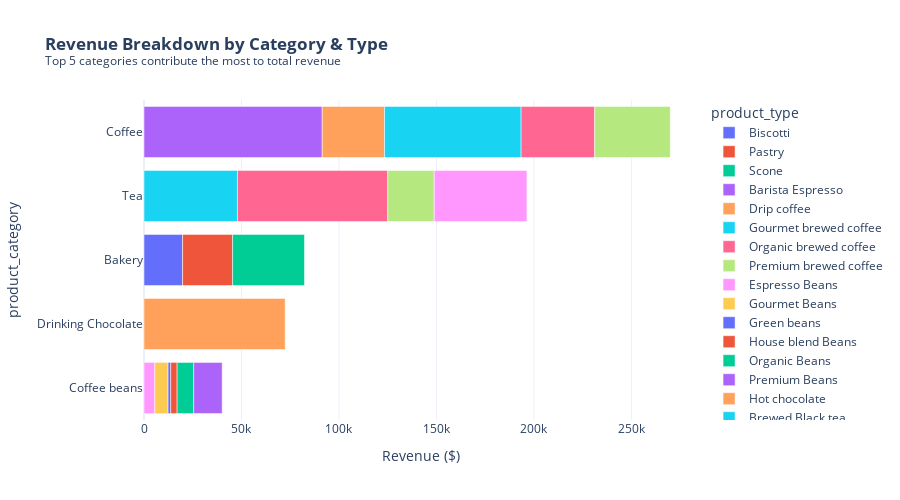

Notebook cell for this chart:
### Code cell
# [Cell: Category & Product Type Analysis]

# 1. Data Aggregation (Replaces previous manual groupby steps)
# We aggregate directly from the clean 'df' to get the necessary granularity.
plot_df = df.groupby(["product_category", "product_type"], as_index=False)[
    "sales"
].sum()

# 2. Metric Calculation
# Calculate total revenue once to use for shares.
total_revenue = plot_df["sales"].sum()

# Use 'transform' to add category-level totals directly to the dataframe.
# This eliminates the need for a separate 'cat_totals' dataframe and merging.
plot_df["category_total"] = plot_df.groupby("product_category")["sales"].transform(
    "sum"
)
plot_df["cat_share"] = plot_df["category_total"] / total_revenue
plot_df["type_share"] = plot_df["sales"] / total_revenue

# 3. Filter Top 5 Categories
# Logic: Find unique categories with the highest sales using the pre-calculated 'category_total'.
top_5_cats = (
    plot_df[["product_category", "category_total"]]
    .drop_duplicates()
    .nlargest(5, "category_total")
)
plot_df_filtered = plot_df[
    plot_df["product_category"].isin(top_5_cats["product_category"])
].copy()

# 4. Interactive Visualization
import plotly.express as px

fig = px.bar(
    plot_df_filtered,
    x="sales",
    y="product_category",
    color="product_type",
    orientation="h",
    title="<b>Revenue Breakdown by Category & Type</b><br><sup>Top 5 categories contribute the most to total revenue</sup>",
    hover_data={
        "product_category": False,
        "product_type": True,
        "sales": ":,.0f",
        "type_share": ":.2%",
        "cat_share": ":.1%",
    },
    labels={"sales": "Revenue ($)", "cat_share": "Category Share"},
)

fig.update_layout(
    yaxis={"categoryorder": "total ascending"}, template="plotly_white", height=500
)
fig.show()

### Figure 1 — Plotly figure (JSON) as saved in the notebook; plotly's stock layout.template omitted (floating-point values rounded to 4 significant figures)
{"data": [{"customdata": [["Biscotti", 0.02832, 0.1178]], "hovertemplate": "product_type=%{customdata[0]}<br>Revenue ($)=%{x:,.0f}<br>type_share=%{customdata[1]:.2%}<br>Category Share=%{customdata[2]:.1%}<extra></extra>", "legendgroup": "Biscotti", "marker": {"color": "#636efa", "pattern": {"shape": ""}}, "name": "Biscotti", "orientation": "h", "showlegend": true, "textposition": "auto", "type": "bar", "x": [19790.0], "xaxis": "x", "y": ["Bakery"], "yaxis": "y"}, {"customdata": [["Pastry", 0.03671, 0.1178]], "hovertemplate": "product_type=%{customdata[0]}<br>Revenue ($)=%{x:,.0f}<br>type_share=%{customdata[1]:.2%}<br>Category Share=%{customdata[2]:.1%}<extra></extra>", "legendgroup": "Pastry", "marker": {"color": "#EF553B", "pattern": {"shape": ""}}, "name": "Pastry", "orientation": "h", "showlegend": true, "textposition": "auto", "type": "bar", "x": [25660.0], "xaxis": "x", "y": ["Bakery"], "yaxis": "y"}, {"customdata": [["Scone", 0.05276, 0.1178]], "hovertemplate": "product_type=%{customdata[0]}<br>Revenue ($)=%{x:,.0f}<br>type_share=%{customdata[1]:.2%}<br>Category Share=%{customdata[2]:.1%}<extra></extra>", "legendgroup": "Scone", "marker": {"color": "#00cc96", "pattern": {"shape": ""}}, "name": "Scone", "orientation": "h", "showlegend": true, "textposition": "auto", "type": "bar", "x": [36870.0], "xaxis": "x", "y": ["Bakery"], "yaxis": "y"}, {"customdata": [["Barista Espresso", 0.1308, 0.3863]], "hovertemplate": "product_type=%{customdata[0]}<br>Revenue ($)=%{x:,.0f}<br>type_share=%{customdata[1]:.2%}<br>Category Share=%{customdata[2]:.1%}<extra></extra>", "legendgroup": "Barista Espresso", "marker": {"color": "#ab63fa", "pattern": {"shape": ""}}, "name": "Barista Espresso", "orientation": "h", "showlegend": true, "textposition": "auto", "type": "bar", "x": [91410.0], "xaxis": "x", "y": ["Coffee"], "yaxis": "y"}, {"customdata": [["Drip coffee", 0.04577, 0.3863]], "hovertemplate": "product_type=%{customdata[0]}<br>Revenue ($)=%{x:,.0f}<br>type_share=%{customdata[1]:.2%}<br>Category Share=%{customdata[2]:.1%}<extra></extra>", "legendgroup": "Drip coffee", "marker": {"color": "#FFA15A", "pattern": {"shape": ""}}, "name": "Drip coffee", "orientation": "h", "showlegend": true, "textposition": "auto", "type": "bar", "x": [31980.0], "xaxis": "x", "y": ["Coffee"], "yaxis": "y"}, {"customdata": [["Gourmet brewed coffee", 0.1002, 0.3863]], "hovertemplate": "product_type=%{customdata[0]}<br>Revenue ($)=%{x:,.0f}<br>type_share=%{customdata[1]:.2%}<br>Category Share=%{customdata[2]:.1%}<extra></extra>", "legendgroup": "Gourmet brewed coffee", "marker": {"color": "#19d3f3", "pattern": {"shape": ""}}, "name": "Gourmet brewed coffee", "orientation": "h", "showlegend": true, "textposition": "auto", "type": "bar", "x": [70030.0], "xaxis": "x", "y": ["Coffee"], "yaxis": "y"}, {"customdata": [["Organic brewed coffee", 0.05402, 0.3863]], "hovertemplate": "product_type=%{customdata[0]}<br>Revenue ($)=%{x:,.0f}<br>type_share=%{customdata[1]:.2%}<br>Category Share=%{customdata[2]:.1%}<extra></extra>", "legendgroup": "Organic brewed coffee", "marker": {"color": "#FF6692", "pattern": {"shape": ""}}, "name": "Organic brewed coffee", "orientation": "h", "showlegend": true, "textposition": "auto", "type": "bar", "x": [37750.0], "xaxis": "x", "y": ["Coffee"], "yaxis": "y"}, {"customdata": [["Premium brewed coffee", 0.0555, 0.3863]], "hovertemplate": "product_type=%{customdata[0]}<br>Revenue ($)=%{x:,.0f}<br>type_share=%{customdata[1]:.2%}<br>Category Share=%{customdata[2]:.1%}<extra></extra>", "legendgroup": "Premium brewed coffee", "marker": {"color": "#B6E880", "pattern": {"shape": ""}}, "name": "Premium brewed coffee", "orientation": "h", "showlegend": true, "textposition": "auto", "type": "bar", "x": [38780.0], "xaxis": "x", "y": ["Coffee"], "yaxis": "y"}, {"customdata": [["Espresso Beans", 0.007957, 0.05736]], "hovertemplate": "product_type=%{customdata[0]}<br>Revenue ($)=%{x:,.0f}<br>type_share=%{customdata[1]:.2%}<br>Category Share=%{customdata[2]:.1%}<extra></extra>", "legendgroup": "Espresso Beans", "marker": {"color": "#FF97FF", "pattern": {"shape": ""}}, "name": "Espresso Beans", "orientation": "h", "showlegend": true, "textposition": "auto", "type": "bar", "x": [5560.0], "xaxis": "x", "y": ["Coffee beans"], "yaxis": "y"}, {"customdata": [["Gourmet Beans", 0.009728, 0.05736]], "hovertemplate": "product_type=%{customdata[0]}<br>Revenue ($)=%{x:,.0f}<br>type_share=%{customdata[1]:.2%}<br>Category Share=%{customdata[2]:.1%}<extra></extra>", "legendgroup": "Gourmet Beans", "marker": {"color": "#FECB52", "pattern": {"shape": ""}}, "name": "Gourmet Beans", "orientation": "h", "showlegend": true, "textposition": "auto", "type": "bar", "x": [6798.0], "xaxis": "x", "y": ["Coffee beans"], "yaxis": "y"}, {"customdata": [["Green beans", 0.001918, 0.05736]], "hovertemplate": "product_type=%{customdata[0]}<br>Revenue ($)=%{x:,.0f}<br>type_share=%{customdata[1]:.2%}<br>Category Share=%{customdata[2]:.1%}<extra></extra>", "legendgroup": "Green beans", "marker": {"color": "#636efa", "pattern": {"shape": ""}}, "name": "Green beans", "orientation": "h", "showlegend": true, "textposition": "auto", "type": "bar", "x": [1340.0], "xaxis": "x", "y": ["Coffee beans"], "yaxis": "y"}, {"customdata": [["House blend Beans", 0.004714, 0.05736]], "hovertemplate": "product_type=%{customdata[0]}<br>Revenue ($)=%{x:,.0f}<br>type_share=%{customdata[1]:.2%}<br>Category Share=%{customdata[2]:.1%}<extra></extra>", "legendgroup": "House blend Beans", "marker": {"color": "#EF553B", "pattern": {"shape": ""}}, "name": "House blend Beans", "orientation": "h", "showlegend": true, "textposition": "auto", "type": "bar", "x": [3294.0], "xaxis": "x", "y": ["Coffee beans"], "yaxis": "y"}, {"customdata": [["Organic Beans", 0.01218, 0.05736]], "hovertemplate": "product_type=%{customdata[0]}<br>Revenue ($)=%{x:,.0f}<br>type_share=%{customdata[1]:.2%}<br>Category Share=%{customdata[2]:.1%}<extra></extra>", "legendgroup": "Organic Beans", "marker": {"color": "#00cc96", "pattern": {"shape": ""}}, "name": "Organic Beans", "orientation": "h", "showlegend": true, "textposition": "auto", "type": "bar", "x": [8510.0], "xaxis": "x", "y": ["Coffee beans"], "yaxis": "y"}, {"customdata": [["Premium Beans", 0.02087, 0.05736]], "hovertemplate": "product_type=%{customdata[0]}<br>Revenue ($)=%{x:,.0f}<br>type_share=%{customdata[1]:.2%}<br>Category Share=%{customdata[2]:.1%}<extra></extra>", "legendgroup": "Premium Beans", "marker": {"color": "#ab63fa", "pattern": {"shape": ""}}, "name": "Premium Beans", "orientation": "h", "showlegend": true, "textposition": "auto", "type": "bar", "x": [14580.0], "xaxis": "x", "y": ["Coffee beans"], "yaxis": "y"}, {"customdata": [["Hot chocolate", 0.1036, 0.1036]], "hovertemplate": "product_type=%{customdata[0]}<br>Revenue ($)=%{x:,.0f}<br>type_share=%{customdata[1]:.2%}<br>Category Share=%{customdata[2]:.1%}<extra></extra>", "legendgroup": "Hot chocolate", "marker": {"color": "#FFA15A", "pattern": {"shape": ""}}, "name": "Hot chocolate", "orientation": "h", "showlegend": true, "textposition": "auto", "type": "bar", "x": [72420.0], "xaxis": "x", "y": ["Drinking Chocolate"], "yaxis": "y"}, {"customdata": [["Brewed Black tea", 0.06859, 0.2811]], "hovertemplate": "product_type=%{customdata[0]}<br>Revenue ($)=%{x:,.0f}<br>type_share=%{customdata[1]:.2%}<br>Category Share=%{customdata[2]:.1%}<extra></extra>", "legendgroup": "Brewed Black tea", "marker": {"color": "#19d3f3", "pattern": {"shape": ""}}, "name": "Brewed Black tea", "orientation": "h", "showlegend": true, "textposition": "auto", "type": "bar", "x": [47930.0], "xaxis": "x", "y": ["Tea"], "yaxis": "y"}, {"customdata": [["Brewed Chai tea", 0.1103, 0.2811]], "hovertemplate": "product_type=%{customdata[0]}<br>Revenue ($)=%{x:,.0f}<br>type_share=%{customdata[1]:.2%}<br>Category Share=%{customdata[2]:.1%}<extra></extra>", "legendgroup": "Brewed Chai tea", "marker": {"color": "#FF6692", "pattern": {"shape": ""}}, "name": "Brewed Chai tea", "orientation": "h", "showlegend": true, "textposition": "auto", "type": "bar", "x": [77080.0], "xaxis": "x", "y": ["Tea"], "yaxis": "y"}, {"customdata": [["Brewed Green tea", 0.03413, 0.2811]], "hovertemplate": "product_type=%{customdata[0]}<br>Revenue ($)=%{x:,.0f}<br>type_share=%{customdata[1]:.2%}<br>Category Share=%{customdata[2]:.1%}<extra></extra>", "legendgroup": "Brewed Green tea", "marker": {"color": "#B6E880", "pattern": {"shape": ""}}, "name": "Brewed Green tea", "orientation": "h", "showlegend": true, "textposition": "auto", "type": "bar", "x": [23850.0], "xaxis": "x", "y": ["Tea"], "yaxis": "y"}, {"customdata": [["Brewed herbal tea", 0.06803, 0.2811]], "hovertemplate": "product_type=%{customdata[0]}<br>Revenue ($)=%{x:,.0f}<br>type_share=%{customdata[1]:.2%}<br>Category Share=%{customdata[2]:.1%}<extra></extra>", "legendgroup": "Brewed herbal tea", "marker": {"color": "#FF97FF", "pattern": {"shape": ""}}, "name": "Brewed herbal tea", "orientation": "h", "showlegend": true, "textposition": "auto", "type": "bar", "x": [47540.0], "xaxis": "x", "y": ["Tea"], "yaxis": "y"}], "layout": {"barmode": "relative", "height": 500, "legend": {"title": {"text": "product_type"}, "tracegroupgap": 0}, "title": {"text": "<b>Revenue Breakdown by Category & Type</b><br><sup>Top 5 categories contribute the most to total revenue</sup>"}, "xaxis": {"anchor": "y", "domain": [0, 1], "title": {"text": "Revenue ($)"}}, "yaxis": {"anchor": "x", "categoryorder": "total ascending", "domain": [0, 1], "title": {"text": "product_category"}}}}
